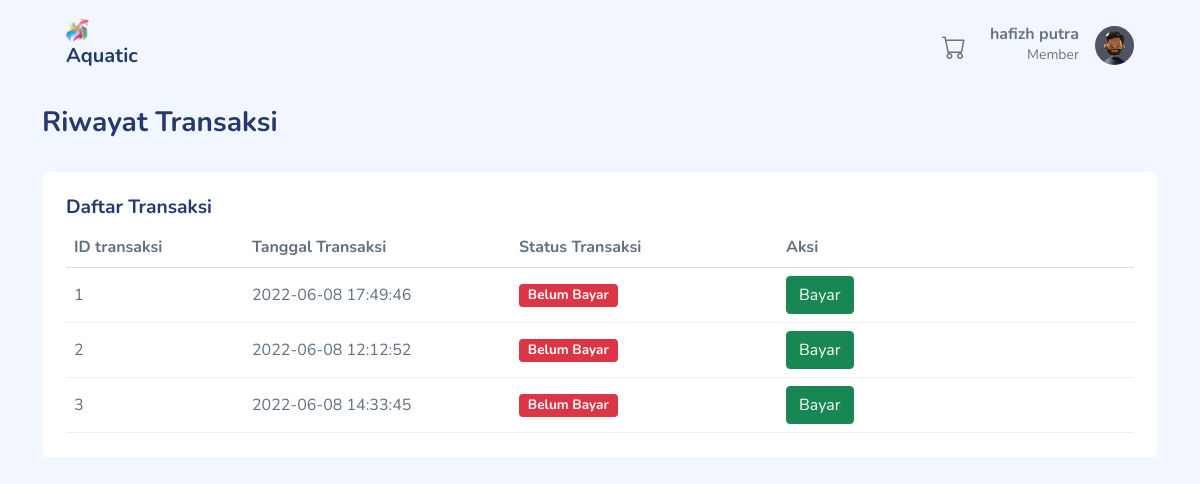
The app's page /toko_online2/index.php?page=pelanggan&aksi=riwayatTransaksi (signed in), older data.
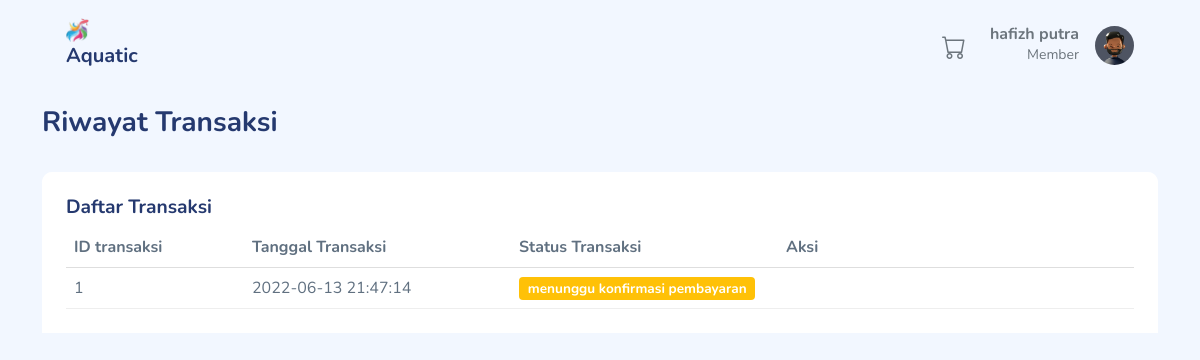
The same page, newer data.
### tables this page shows
CREATE TABLE `transaksi` (
  `id_transaksi` int(11) NOT NULL,
  `id_member` int(11) DEFAULT NULL,
  `tgl_transaksi` timestamp NOT NULL DEFAULT current_timestamp() ON UPDATE current_timestamp(),
  `status_transaksi` int(11) NOT NULL
);

### toko_online2/Controller/PelangganController.php (called while the page is built, shortened)
<?php
class PelangganController
{
    private $model;
    public function __construct()
    {
        $this->model = new PelangganModel();
    }
    public function riwayatTransaksi()
    {
        $id = $_SESSION['username_member']['id_member'];
        $data = $this->model->daftarTransaksi($id);
        extract($data);
        require_once("View/pelanggan/riwayat_transaksi.php");
    }
}

### toko_online2/Koneksi.php (called while the page is built)
<?php
function koneksi()
{
    $db_host = "localhost";
    $db_user = "root";
    $db_password = "";
    $db_database = "toko_online";
    try {
        return new mysqli($db_host,$db_user,$db_password,$db_database);
    } catch (exception $e) {
        echo "Terjadi kesalahan koneksi database";
    }
}

### toko_online2/Model/PelangganModel.php (called while the page is built, shortened)
<?php
class PelangganModel
{
    public function daftarTransaksi($id)
    {
        $sql = "SELECT * from transaksi
                where id_member = $id AND transaksi.status_transaksi > 0";
        $query = koneksi()->query($sql);
        $hasil = [];
        while ($data = $query->fetch_assoc()) {
            $hasil[] = $data;
        }
        return $hasil;
    }
}

### toko_online2/View/pelanggan/riwayat_transaksi.php (the view, shortened to what this page needs)
<!DOCTYPE html>
<html lang="en">
<head>
    <link rel="stylesheet" href="assets/css/bootstrap.css">
    <link rel="stylesheet" href="assets/vendors/bootstrap-icons/bootstrap-icons.css">
    <link rel="stylesheet" href="assets/css/app.css">
</head>
<body>
    <div class="container">
        <div class="page-heading">
            <h3>Riwayat Transaksi</h3>
        </div>
        <div class="page-content">
            <section class="section">
                <div class="row" id="table-hover-row">
                    <div class="col-12">
                        <div class="card">
                            <div class="card-header">
                                <h4 class="card-title">Daftar Transaksi </h4>
                                <div class="table-responsive">
                                    <table class="table table-hover mb-0">
                                        <thead>
                                            <tr>
                                                <th class="col-2">ID transaksi</th>
                                                <th class="col-3">Tanggal Transaksi</th>
                                                <th class="col-3">Status Transaksi </th>
                                                <th class="col-4">Aksi</th>
                                            </tr>
                                        </thead>
                                        <tbody>
                                            <?php if (!empty($data)) : ?>
                                                <?php foreach ($data as $row) : ?>
                                                    <tr>
                                                        <td class="text-bold-500"><?= $row['id_transaksi'] ?></td>
                                                        <td class="text-bold-500"><?= $row['tgl_transaksi'] ?></td>
                                                        <td><?php
                                                            if ($row['status_transaksi'] == 1) { ?>
                                                                <span class="badge bg-danger">Belum Bayar</span>
                                                            <?php } else if ($row['status_transaksi'] == 2) { ?>
                                                                <span class="badge bg-warning">menunggu konfirmasi pembayaran</span>
                                                            <?php } else if ($row['status_transaksi'] == 3) { ?>
                                                                <span class="badge bg-success">Lunas</span>
                                                            <?php } else if ($row['status_transaksi'] == 4) { ?>
                                                                <span class="badge bg-success">kosong</span>
                                                            <?php } ?>
                                                        </td>
                                                        <td>
                                                            <?php if ($row['status_transaksi'] == 1) : ?>
                                                                <a href="index.php?page=pelanggan&aksi=pembayaran&id=<?= $row['id_transaksi'] ?>" class="btn btn-success">Bayar</a>
                                                            <?php endif; ?>
                                                        </td>
                                                    </tr>
                                                <?php endforeach; ?>
                                            <?php endif; ?>
                                        </tbody>
                                    </table>
                                </div>
                            </div>
                        </div>
                    </div>
                </div>
            </section>
        </div>
    </div>
</body>
</html>

Row changes from the older to the newer data that the page shows:
no longer on this page (row edited): transaksi: id_transaksi "2", tgl_transaksi "2022-06-08 12:12:52", status_transaksi "Belum Bayar"
removed transaksi: id_transaksi "3", tgl_transaksi "2022-06-08 14:33:45", status_transaksi "Belum Bayar"
changed transaksi id 1: tgl_transaksi "2022-06-08 17:49:46" → "2022-06-13 21:47:14"; status_transaksi "Belum Bayar Bayar" → "menunggu konfirmasi pembayaran"
